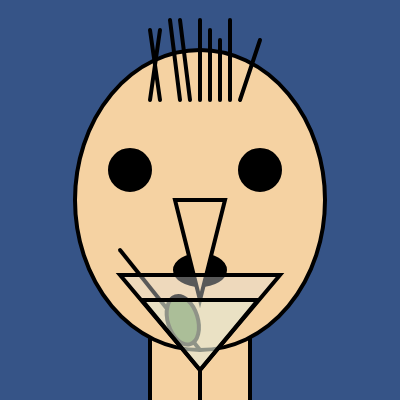
Frame 1 (no input)
Frame 60 (no input): identical to frame 1, image omitted
Frame 120 (the mouse pressed at the canvas centre since frame 60): identical to frame 1, image omitted

The p5.js sketch that drew this single still picture (run headless with seeded random() and noise() and a simulated clock; from frame 60 on, the mouse is pressed at the canvas centre):

// p5.js sketch
// ── sketch.js
function setup() {
  createCanvas(400, 400);
}

function draw() {
  background(54, 84, 135);
  strokeWeight(4);
  
  fill(245, 210, 162);
  rect(150,200,100,300)
  ellipse(200,200,250,300);
  
  fill(0,0,0);
  ellipse(200,270,50,30);
  
  fill(245, 210, 162);
  triangle(200,300,175,200,225,200);
  
  fill(0,0,0);
  ellipse(130,170,40,40);
  ellipse(260,170,40,40);

  line(200,20,200,100);
  line(210,30,210,100);
  line(220,40,220,100);
  line(230,20,230,100);
  line(260,40,240,100);
  line(180,20,190,100);
  line(170,20,180,100);
  line(160,30,150,100);
  line(150,30,160,100);
  
  line(120,250,200,350);
  
  fill(74, 115, 45);
  push(); 
    rotate(-.3); 
    ellipse(80,360,30,50);
  pop();
 
  fill(227, 227, 227,100)
  
  triangle(120,275,280,275,200,370);
  fill(228, 237, 206,100)
 
  triangle(142,300,258,300,200,370);
  line(200,370,200,450);

  
}
